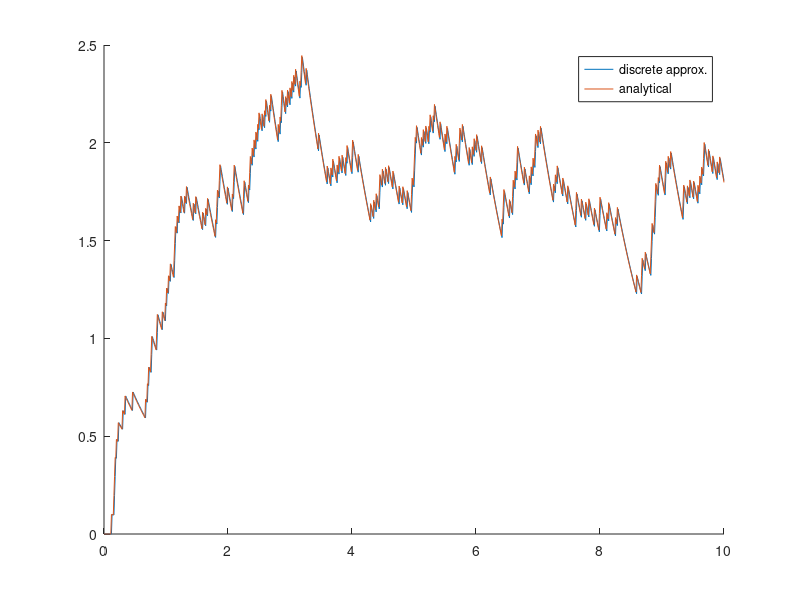

Write the MATLAB code that produced this figure.
% This script just tests if we discretized the differential equation in the
% paper correctly. The analytical and the discretized solutions should be
% the same. This was mainly an exercise to learn how to discretize
% differential equations.
%
% 18 April 2015

T = 10;
stepsize = 0.01;
n = (T/stepsize)+1;
t = 0:stepsize:T;

% the discrete approx. and the analytical solutions match but changing the
% stepsize changes the values you get. that is not right. why does that
% happen? I suspect it is because of not knowing how to discretize a delta
% function. should I keep its value at 1, even if I change the stepsize.
% If I scale the value of delta function using stepsize (as seen below), I
% can get rid of that problem.
spike_times = 1:T;
o = zeros(n, 1);
o(rand(1, n)<0.2) = (1/stepsize);
% o((spike_times * ((n-1)/T))+1) = (1/stepsize);

xhat = zeros(n, 1);
xh = zeros(n, 1);
dx = 0;
w = 0.1;

for i = 2:n
    dx = -xh(i-1) + w * o(i-1);
    xh(i) = xh(i-1) + stepsize*dx;
    
    % analytical solution for constant input of 1, o(t) = 1
    % xhat(i) = w - (w * exp(-t(i)));
    
    % analytical solution for the general case
    % x(t) = exp(-t) * (integral_{1 to t} w*exp(z)*o(z)*dz)
    % Approximate the integral with sum (note the stepsize)
    % x(t) = exp(-t) * stepsize * (sum_{spike times} w*exp(z))
    xhat(i) = exp(-t(i)) * (w * exp(t(1:i)) * o(1:i)) * stepsize;
    % xhat(i) = (exp(-t(i)) * (w * exp(t(1:i)) * o(1:i))) + (w * (exp(1) - 1) * exp(-t(i)));
end


hold on
plot(t, xh)
plot(t, xhat)
legend('discrete approx.', 'analytical')